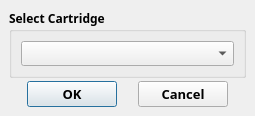
<?xml version="1.0" encoding="UTF-8"?>
<ui version="4.0">
 <class>SelectCartridgePopDialog</class>
 <widget class="QDialog" name="SelectCartridgePopDialog">
  <property name="geometry">
   <rect>
    <x>0</x>
    <y>0</y>
    <width>255</width>
    <height>111</height>
   </rect>
  </property>
  <property name="windowTitle">
   <string notr="true">Import Profile</string>
  </property>
  <property name="styleSheet">
   <string notr="true"/>
  </property>
  <property name="modal">
   <bool>true</bool>
  </property>
  <layout class="QVBoxLayout" name="verticalLayout_4">
   <property name="spacing">
    <number>0</number>
   </property>
   <property name="leftMargin">
    <number>0</number>
   </property>
   <property name="topMargin">
    <number>0</number>
   </property>
   <property name="rightMargin">
    <number>0</number>
   </property>
   <property name="bottomMargin">
    <number>0</number>
   </property>
   <item>
    <widget class="QFrame" name="frame_main">
     <property name="font">
      <font>
       <family>맑은 고딕</family>
       <pointsize>9</pointsize>
       <weight>50</weight>
       <bold>false</bold>
      </font>
     </property>
     <property name="frameShape">
      <enum>QFrame::Box</enum>
     </property>
     <property name="frameShadow">
      <enum>QFrame::Plain</enum>
     </property>
     <property name="lineWidth">
      <number>0</number>
     </property>
     <layout class="QVBoxLayout" name="verticalLayout_3">
      <property name="spacing">
       <number>0</number>
      </property>
      <property name="leftMargin">
       <number>0</number>
      </property>
      <property name="topMargin">
       <number>0</number>
      </property>
      <property name="rightMargin">
       <number>0</number>
      </property>
      <property name="bottomMargin">
       <number>0</number>
      </property>
      <item>
       <widget class="QFrame" name="frame_body">
        <property name="font">
         <font>
          <family>맑은 고딕</family>
          <pointsize>9</pointsize>
          <weight>50</weight>
          <bold>false</bold>
         </font>
        </property>
        <property name="styleSheet">
         <string notr="true"/>
        </property>
        <property name="frameShape">
         <enum>QFrame::NoFrame</enum>
        </property>
        <property name="frameShadow">
         <enum>QFrame::Raised</enum>
        </property>
        <property name="lineWidth">
         <number>0</number>
        </property>
        <layout class="QVBoxLayout" name="verticalLayout">
         <property name="spacing">
          <number>3</number>
         </property>
         <item>
          <widget class="QGroupBox" name="groupBox">
           <property name="font">
            <font>
             <family>맑은 고딕</family>
             <pointsize>9</pointsize>
             <weight>75</weight>
             <bold>true</bold>
            </font>
           </property>
           <property name="title">
            <string>Select Cartridge</string>
           </property>
           <property name="flat">
            <bool>true</bool>
           </property>
           <layout class="QVBoxLayout" name="verticalLayout_2">
            <item>
             <widget class="QComboBox" name="comboBox_cartridge_selection">
              <property name="font">
               <font>
                <family>맑은 고딕</family>
                <pointsize>9</pointsize>
                <weight>50</weight>
                <bold>false</bold>
               </font>
              </property>
             </widget>
            </item>
           </layout>
          </widget>
         </item>
         <item>
          <layout class="QHBoxLayout" name="horizontalLayout">
           <item>
            <widget class="QPushButton" name="pushButton_ok">
             <property name="minimumSize">
              <size>
               <width>90</width>
               <height>0</height>
              </size>
             </property>
             <property name="maximumSize">
              <size>
               <width>90</width>
               <height>16777215</height>
              </size>
             </property>
             <property name="font">
              <font>
               <family>맑은 고딕</family>
               <pointsize>10</pointsize>
               <weight>75</weight>
               <bold>true</bold>
              </font>
             </property>
             <property name="text">
              <string>OK</string>
             </property>
            </widget>
           </item>
           <item>
            <widget class="QPushButton" name="pushButton_cancel">
             <property name="minimumSize">
              <size>
               <width>90</width>
               <height>0</height>
              </size>
             </property>
             <property name="maximumSize">
              <size>
               <width>90</width>
               <height>16777215</height>
              </size>
             </property>
             <property name="font">
              <font>
               <family>맑은 고딕</family>
               <pointsize>10</pointsize>
               <weight>75</weight>
               <bold>true</bold>
              </font>
             </property>
             <property name="text">
              <string>Cancel</string>
             </property>
            </widget>
           </item>
          </layout>
         </item>
        </layout>
       </widget>
      </item>
     </layout>
    </widget>
   </item>
  </layout>
 </widget>
 <resources>
  <include location="rodinP.qrc"/>
 </resources>
 <connections>
  <connection>
   <sender>pushButton_cancel</sender>
   <signal>clicked()</signal>
   <receiver>SelectCartridgePopDialog</receiver>
   <slot>close()</slot>
   <hints>
    <hint type="sourcelabel">
     <x>180</x>
     <y>115</y>
    </hint>
    <hint type="destinationlabel">
     <x>179</x>
     <y>137</y>
    </hint>
   </hints>
  </connection>
 </connections>
</ui>
